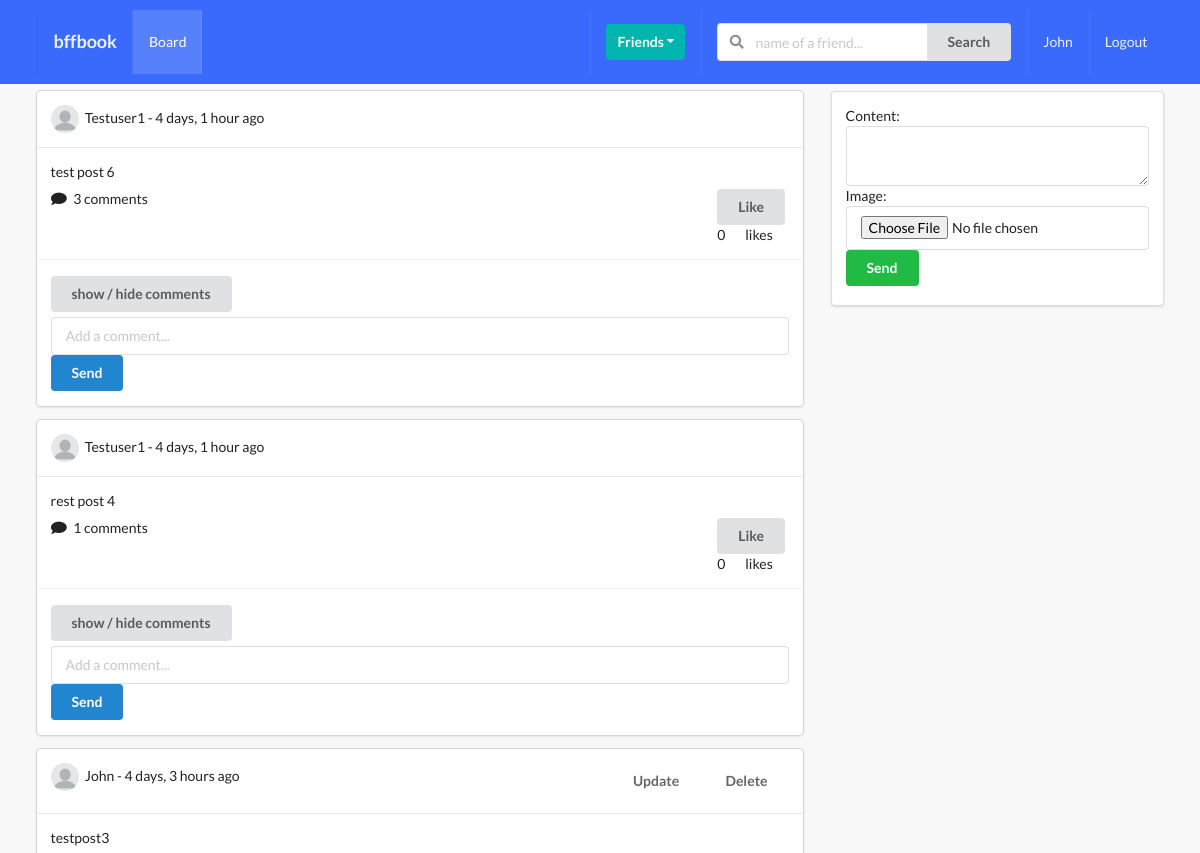
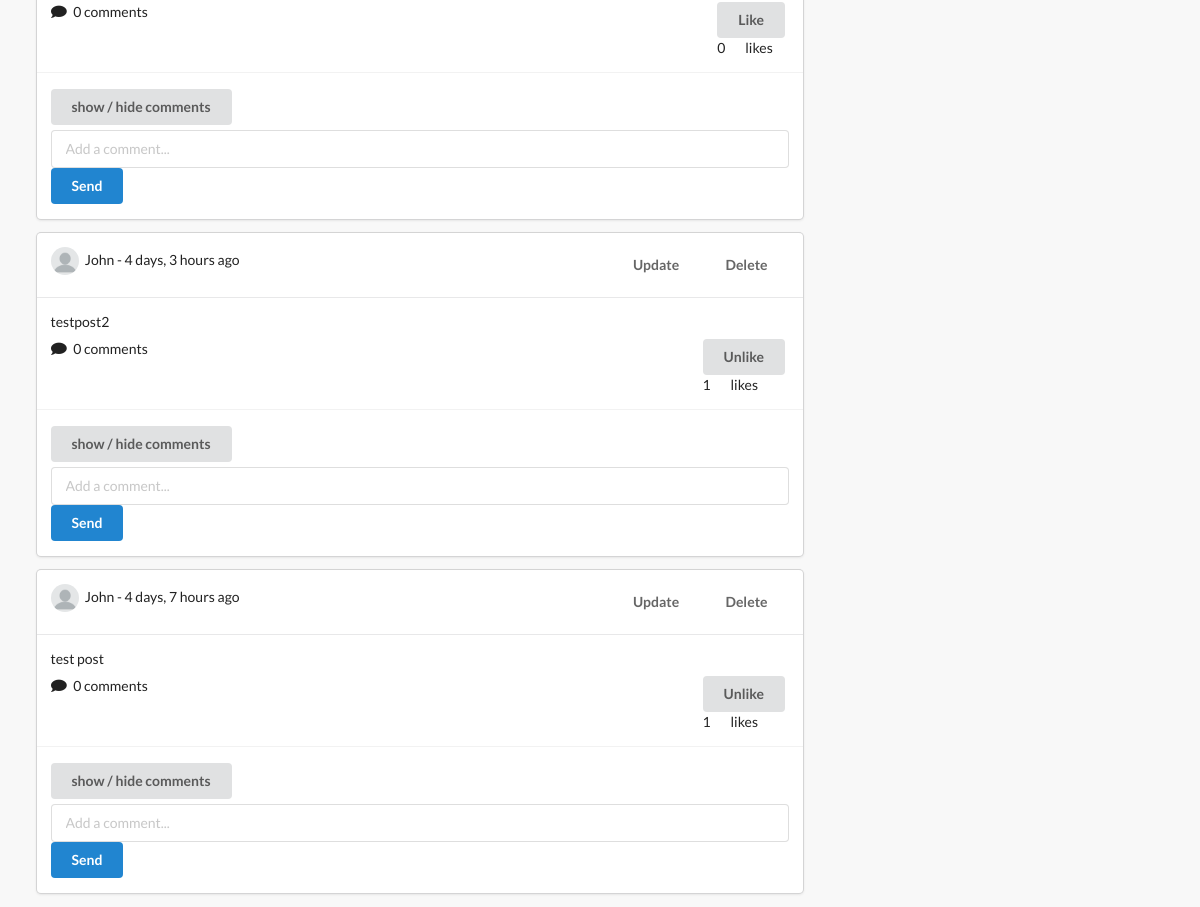
The page /posts/ (signed in) on the database its author committed (2 pictures, top to bottom).
### posts/models.py (models this page shows, shortened)
class Post(models.Model):
    content = models.TextField()
    image = models.ImageField(upload_to='posts', validators=[FileExtensionValidator(['png', 'jpg', 'jpeg'])], blank=True)
    liked = models.ManyToManyField(Profile, blank=True, related_name='likes')
    updated = models.DateTimeField(auto_now=True)
    created = models.DateTimeField(auto_now_add=True)
    author = models.ForeignKey(Profile, on_delete=models.CASCADE, related_name='posts')
    def num_likes(self):
        return self.liked.all().count()
    def num_comments(self):
        return self.comment_set.all().count()
    class Meta:
        ordering = ('-created',)

### profiles/models.py (models this page shows, shortened)
class Profile(models.Model):
    first_name = models.CharField(max_length=200, blank=True)
    last_name = models.CharField(max_length=200, blank=True)
    user = models.OneToOneField(User, on_delete=models.CASCADE)
    bio = models.TextField(default="No bio...", max_length=300)
    email = models.EmailField(max_length=200, blank=True)
    country = models.CharField(max_length=200, blank=True)
    avatar = models.ImageField(default='avatar.png', upload_to='avatars/')
    friends = models.ManyToManyField(User, blank=True, related_name='friends')
    slug = models.SlugField(unique=True, blank=True)
    updated = models.DateTimeField(auto_now=True)
    created = models.DateTimeField(auto_now_add=True)
    objects = ProfileManager()
    def __str__(self):
        return f"{self.user.username}-{self.created.strftime('%d-%m-%Y')}"
    __initial_first_name = None
    __initail_last_name = None
    def __init__(self, *args, **kwargs):
        super().__init__(*args, **kwargs)
        self.__initial_first_name = self.first_name
        self.__initial_last_name = self.last_name

### posts/views.py (the view, shortened to what this page needs)
# urls.py: path('', post_comment_create_and_list_view, name='main-post-view'),
@login_required
def post_comment_create_and_list_view(request):
    qs = Post.objects.all()
    profile = Profile.objects.get(user=request.user)
    p_form = PostModelForm()
    c_form = CommentModelForm()
    post_added = False
    profile = Profile.objects.get(user=request.user)
    context = {'qs': qs, 'profile': profile, 'p_form': p_form, 'c_form': c_form, 'post_added': post_added}
    return render(request, 'posts/main.html', context)

### posts/forms.py
class PostModelForm(forms.ModelForm):
    content = forms.CharField(widget=forms.Textarea(attrs={'rows':2}))
    class Meta:
        model = Post
        exclude = ('liked', 'updated', 'created', 'author')

class CommentModelForm(forms.ModelForm):
    body = forms.CharField(label='', widget=forms.TextInput(attrs={'placeholder': 'Add a comment...'}))
    class Meta:
        model = Comment
        exclude = ('user', 'post', 'updated', 'created')

### posts/templates/posts/main.html (shortened to what this page needs)
{% extends 'base.html' %}
{% block content %}
<div class="ui grid">
    <div class="eleven wide column">
        {% for obj in qs %}
        <div class="ui fluid card">
            <div class="content">
                <div class="right floated meta">
                <div class="ui grid">
                    <div class="row">
                        {% ifequal request.user obj.author.user %}
                            <a href="{% url 'posts:post-update' obj.pk %}"><button class="ui button bwhite-lg ">Update</button></a>
                            <a href="{% url 'posts:post-delete' obj.pk %}"><button class="ui button bwhite-lg ">Delete</button></a>
                        {% endifequal %}
                    </div>
                </div>
                </div>
                <img class="ui avatar image" src={{obj.author.avatar.url}}>
                {{ obj.author.user }} - {{ obj.created|timesince}} ago
            </div>
            <div class="content">
                <p> {{ obj.content }} </p>
                <div class="right floated">
                    <form action="{% url 'posts:like-post-view' %}" method="POST" class='like-form' id='{{obj.id}}'>
                            <button type="submit" class="ui button like-btn{{obj.id}}">
                                {% if profile not in obj.liked.all %}
                                    Like
                                {% else %}
                                    Unlike
                                {% endif %}
                            </button>
                            <div class="ui grid">
                                <div class="column">
                                    <div class="like-count{{obj.id}}"> {{obj.num_likes}} </div>
                                </div>
                                <div class="column">
                                    likes
                                </div>
                            </div>
                    </form>
                </div>
                <i class="comment icon"></i>
                <span> {{ obj.num_comments }} comments</span>
            </div>
            <div class="extra content">
                <button class="cmt_btn ui button mb-5">show / hide comments</button>
                <form action="" method="POST"class='ui fluid form'>
                    {{ c_form }}
                    <button type="submit" name="submit_c_form" class="ui primary button mt-5 w-full">Send</button>
                </form>
            </div>
        </div>
        {% endfor %}
    </div>
    <div class="five wide column">
        <div class="ui segment">
            <form action="" method="POST" class='ui form' enctype="multipart/form-data">
                {{p_form}}
                <button type='submit' name="submit_p_form" class="ui positive button w-full mt-5">Send</button>
            </form>
        </div>
    </div>
</div>
{% endblock content %}

### templates/main/navbar.html (shortened to what this page needs)
{% url 'home_view' as path_to_home %}
{% url 'posts:main-post-view' as path_to_posts %}
{% url 'profiles:my-profile-view' as path_to_my_profile %}
<div class="ui inverted menu nav mb-7">
    <div class="ui container">
        <a href="{{ path_to_home }}" class=" {% if request.path == path_to_home %}active{% endif %} item">
            <h3>bffbook</h3>
        </a>
        {% if request.user.is_authenticated %}
        <a href="{{ path_to_posts }}" class="{% if request.path == path_to_posts %}active{% endif %} item">
            Board
        </a>
        {% endif %}
        <div class="right menu">
            {% if request.user.is_authenticated %}
            <div class="item">
                <div class="ui floating dropdown icon button teal"> Friends
                    <i class="dropdown icon"></i>
                </div>
            </div>
                <div class="item">
                <form action="" method="GET">
                    <div class="ui action left icon input">
                    <input class="prompt" type="text" name='q' placeholder="name of a friend...">
                    <button type='submit' class="ui button">Search</button>
                    </div>
                </form>
                </div>
                <a href="{{path_to_my_profile}}" class="{% if request.path == path_to_my_profile %}active{% endif %} item">
                    {{ request.user }}
                </a>
                <a href="" class="ui item">
                    Logout
                </a>
            {% else %}
            <a href="" class="ui item">
                    Login
                </a>
            {% endif %}
        </div>
    </div>
</div>

### static/style.css (style rules this page uses)
body { background: #F8F8F8 !important; }
.nav { border-radius: 0px !important; padding: 10px 0 10px 0 !important; background-color: #396afc !important; }
.mb-7 { margin-bottom: 7px !important; }
.mt-5 { margin-bottom: 5px !important; }
.mb-5 { margin-bottom: 5px !important; }
.bwhite-lg { background-color: transparent !important; }

### rows shown on the page
Post: author.avatar (placeholder picture), author.user "Testuser1", created "4 days, 1 hour", content "test post 6", shows "Like", num_likes "0", num_comments "3"
Post: author.avatar (placeholder picture), author.user "Testuser1", created "4 days, 1 hour", content "rest post 4", shows "Like", num_likes "0", num_comments "1"
Post: author.avatar (placeholder picture), author.user "John", created "4 days, 3 hours", content "testpost3", shows "Like", num_likes "0", num_comments "0"
Post: author.avatar (placeholder picture), author.user "John", created "4 days, 3 hours", content "testpost2", shows "Unlike", num_likes "1", num_comments "0"
Post: author.avatar (placeholder picture), author.user "John", created "4 days, 7 hours", content "test post", shows "Unlike", num_likes "1", num_comments "0"

### other values the page prints
{{ request.user }} "John"
